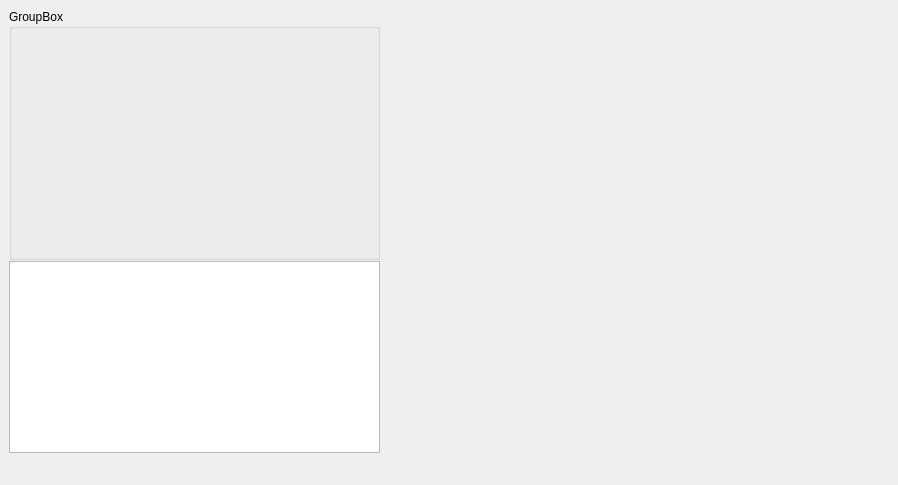
<?xml version="1.0" encoding="UTF-8"?>
<ui version="4.0">
 <class>CommandPanel</class>
 <widget class="QWidget" name="CommandPanel">
  <property name="geometry">
   <rect>
    <x>0</x>
    <y>0</y>
    <width>898</width>
    <height>485</height>
   </rect>
  </property>
  <property name="sizePolicy">
   <sizepolicy hsizetype="Expanding" vsizetype="Expanding">
    <horstretch>0</horstretch>
    <verstretch>0</verstretch>
   </sizepolicy>
  </property>
  <property name="windowTitle">
   <string>Form</string>
  </property>
  <widget class="QGroupBox" name="groupBox">
   <property name="geometry">
    <rect>
     <x>9</x>
     <y>9</y>
     <width>371</width>
     <height>251</height>
    </rect>
   </property>
   <property name="sizePolicy">
    <sizepolicy hsizetype="Expanding" vsizetype="Expanding">
     <horstretch>0</horstretch>
     <verstretch>0</verstretch>
    </sizepolicy>
   </property>
   <property name="title">
    <string>GroupBox</string>
   </property>
   <layout class="QVBoxLayout" name="verticalLayout_2">
    <item>
     <widget class="MPlayerWidget" name="frontVideoWidget" native="true"/>
    </item>
   </layout>
  </widget>
  <widget class="QTextEdit" name="logTextBox">
   <property name="geometry">
    <rect>
     <x>9</x>
     <y>261</y>
     <width>371</width>
     <height>192</height>
    </rect>
   </property>
   <property name="sizePolicy">
    <sizepolicy hsizetype="Expanding" vsizetype="Maximum">
     <horstretch>0</horstretch>
     <verstretch>0</verstretch>
    </sizepolicy>
   </property>
  </widget>
  <widget class="AltimeterWidget" name="altimeterWidget" native="true">
   <property name="geometry">
    <rect>
     <x>720</x>
     <y>190</y>
     <width>150</width>
     <height>150</height>
    </rect>
   </property>
   <property name="sizePolicy">
    <sizepolicy hsizetype="Fixed" vsizetype="Fixed">
     <horstretch>0</horstretch>
     <verstretch>0</verstretch>
    </sizepolicy>
   </property>
   <property name="autoFillBackground">
    <bool>false</bool>
   </property>
  </widget>
  <widget class="CompassWidget" name="compassWidget" native="true">
   <property name="geometry">
    <rect>
     <x>730</x>
     <y>10</y>
     <width>150</width>
     <height>150</height>
    </rect>
   </property>
   <property name="sizePolicy">
    <sizepolicy hsizetype="Fixed" vsizetype="Fixed">
     <horstretch>0</horstretch>
     <verstretch>0</verstretch>
    </sizepolicy>
   </property>
   <property name="autoFillBackground">
    <bool>true</bool>
   </property>
  </widget>
  <widget class="HorizonWidget" name="horizonWidget" native="true">
   <property name="geometry">
    <rect>
     <x>390</x>
     <y>10</y>
     <width>300</width>
     <height>360</height>
    </rect>
   </property>
   <property name="sizePolicy">
    <sizepolicy hsizetype="Fixed" vsizetype="Fixed">
     <horstretch>0</horstretch>
     <verstretch>0</verstretch>
    </sizepolicy>
   </property>
  </widget>
 </widget>
 <customwidgets>
  <customwidget>
   <class>MPlayerWidget</class>
   <extends>QWidget</extends>
   <header>mplayerwidget.h</header>
   <container>1</container>
  </customwidget>
  <customwidget>
   <class>AltimeterWidget</class>
   <extends>QWidget</extends>
   <header>altimeterwidget.h</header>
   <container>1</container>
  </customwidget>
  <customwidget>
   <class>CompassWidget</class>
   <extends>QWidget</extends>
   <header>compasswidget.h</header>
   <container>1</container>
  </customwidget>
  <customwidget>
   <class>HorizonWidget</class>
   <extends>QWidget</extends>
   <header>horizonwidget.h</header>
   <container>1</container>
  </customwidget>
 </customwidgets>
 <resources/>
 <connections/>
</ui>
